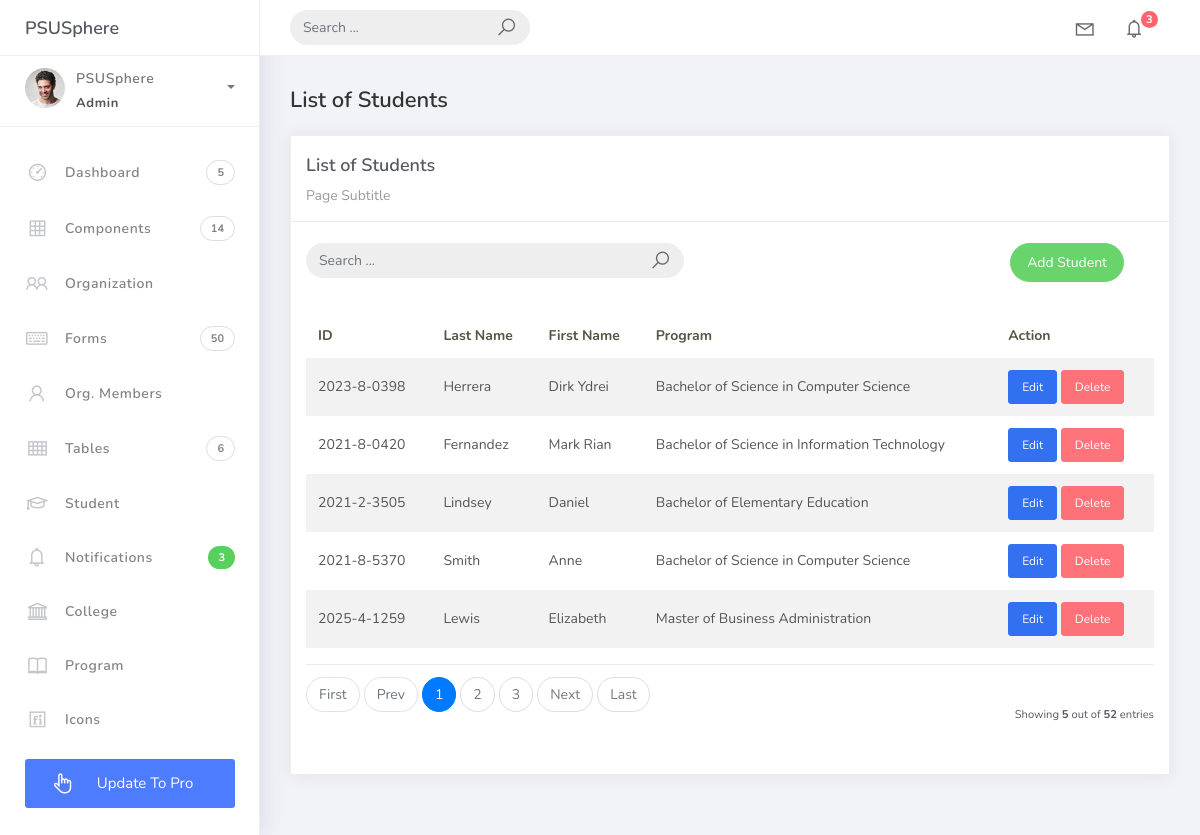
The page /students/ on the database its author committed.
### studentorg/models.py (models this page shows, shortened)
class BaseModel(models.Model):
    created_at = models.DateTimeField(auto_now_add=True, db_index=True)
    updated_at = models.DateTimeField(auto_now=True)
    class Meta:
        abstract = True

class Student(BaseModel):
    student_id = models.CharField(max_length=15)
    lastname = models.CharField(max_length=25)
    firstname = models.CharField(max_length=25)
    middlename = models.CharField(max_length=25, blank=True, null=True)
    program = models.ForeignKey(Program, on_delete=models.CASCADE)

class Program(BaseModel):
    prog_name = models.CharField(max_length=150)
    college = models.ForeignKey(College, on_delete=models.CASCADE)
    def __str__(self):
        return self.prog_name

### studentorg/views.py (the view)
# urls.py: path('students/', StudentList.as_view(), name='student-list'),
class StudentList(ListView):
    model = Student
    context_object_name = 'student'
    template_name = 'student_list.html'
    paginate_by = 5
    def get_queryset(self):
        qs = super().get_queryset()
        query = self.request.GET.get('q')
        if query:
            qs = qs.filter(
                Q(firstname__icontains=query) |
                Q(lastname__icontains=query) |
                Q(student_id__icontains=query)
            )
        return qs

### projectsite/templates/student_list.html
{% extends 'base.html' %}
{% load static %}
{% block content %}
<div class="content">
<div class="container-fluid">
<h4 class="page-title">List of Students</h4>
<div class="row">
<div class="col-md-12">
<div class="card">
<div class="card-header">
<div class="card-title">List of Students</div>
<div class="card-category">Page Subtitle</div>
</div>
<br />
<div class="col-md-12 row">
<div class="col-md-6">
<form class="navbar-left navbar-form nav-search mr-md-3" action="{% url 'student-list' %}">
<div class="input-group">
<input type="text" name="q" value="{{ request.GET.q }}" placeholder="Search ..." class="form-control" />
<div class="input-group-append">
<span class="input-group-text">
<i class="la la-search search-icon"></i>
</span>
</div>
</div>
</form>
</div>
<div class="col-md-6">
<div class="pull-right">
<a href="{% url 'student-add' %}" class="btn btn-success btn-rounded">Add Student</a>
</div>
</div>
</div>
<div class="card-body">
<table class="table table-striped mt-3">
<thead>
<tr>
<th scope="col">ID</th>
<th scope="col">Last Name</th>
<th scope="col">First Name</th>
<th scope="col">Program</th>
<th scope="col">Action</th>
</tr>
</thead>
<tbody>
{% for object in object_list %}
<tr>
<td>{{ object.student_id }}</td>
<td>{{ object.lastname }}</td>
<td>{{ object.firstname }}</td>
<td>{{ object.program }}</td>
<td>
                        <a href="{% url 'student-update' object.id %}" class="btn btn-sm btn-primary">Edit</a>
                        <a href="{% url 'student-delete' object.id %}" class="btn btn-sm btn-danger">Delete</a>
                    </td>
</tr>
{% empty %}
<tr>
<td colspan="5" style="text-align: center">
<p class="text-sm font-weight-bold mb-0">No Records Found</p>
</td>
</tr>
{% endfor %}
</tbody>
</table>
{% include 'includes/pagination.html' %}
</div>
</div>
</div>
</div>
</div>
</div>
{% endblock %}

### rows shown on the page
Student: student_id "2023-8-0398", lastname "Herrera", firstname "Dirk Ydrei", program "Bachelor of Science in Computer Science"
Student: student_id "2021-8-0420", lastname "Fernandez", firstname "Mark Rian", program "Bachelor of Science in Information Technology"
Student: student_id "2021-2-3505", lastname "Lindsey", firstname "Daniel", program "Bachelor of Elementary Education"
Student: student_id "2021-8-5370", lastname "Smith", firstname "Anne", program "Bachelor of Science in Computer Science"
Student: student_id "2025-4-1259", lastname "Lewis", firstname "Elizabeth", program "Master of Business Administration"

### other values the page prints
{{ page_num }} "1"
{{ page_num }} "2" "3"
{{ object_list.count }} "5"
{{ paginator.count }} "52"
